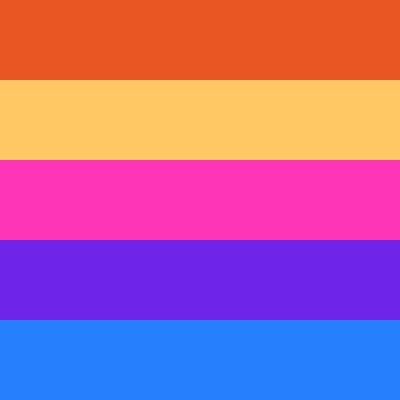
Frame 1 (no input)
Frame 60 (the mouse pressed at the canvas centre just before this capture): identical to frame 1, image omitted
Frame 120 (the mouse held since frame 60 and released just before this capture): identical to frame 1, image omitted

The Processing sketch that drew this single still picture (run headless with seeded random() and noise(); from frame 60 on, the mouse is pressed at the canvas centre):

// Processing sketch: processing_91686
// ── processing_91686.pde

/*
MONZ COLOUR PALLETE
https://kuler.adobe.com/
*/

int colors = 5;
int scaler = 80;

Powertheme test;
color[] pall = new color[ colors ];

void setup()
{
size(400,400); 
smooth();
test = new Powertheme();

    pall[0] = test.shade1;
    pall[1] = test.shade2;
    pall[2] = test.shade3;
    pall[3] = test.shade4;
    pall[4] = test.shade5;

}


void draw()
{
for( int i = 0; i < 5; i++ ){
    fill( pall[i] ); 
    noStroke();
    rect( 0, i * scaler, width, scaler ); 
}
}



class Powertheme
{
    color shade1; 
    color shade2; 
    color shade3; 
    color shade4; 
    color shade5;

Powertheme()
{
    shade1 = color( 232, 84, 36 ); 
    shade2 = color( 255, 200, 98 ); 
    shade3 = color( 255, 52, 181 ); 
    shade4 = color( 112, 36, 232 ); 
    shade5 = color( 39, 127, 255 ); 
} 
}
